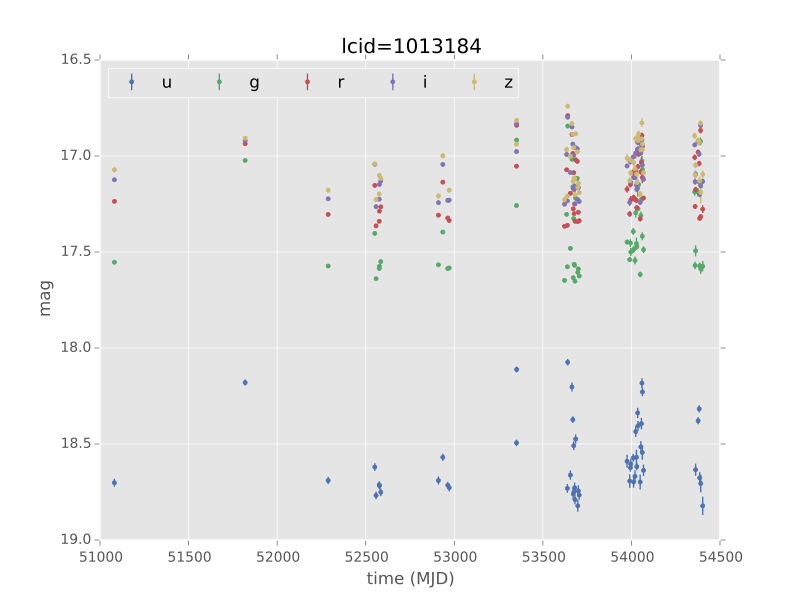

Python code for this plot:
import numpy as np
import matplotlib.pyplot as plt
import matplotlib as mpl

mpl.style.use('ggplot')
mpl.rc('axes', color_cycle=["#4C72B0", "#55A868", "#C44E52",
                            "#8172B2", "#CCB974"])

# Fetch the RRLyrae data
from gatspy import datasets
rrlyrae = datasets.fetch_rrlyrae()

# Select data from the first lightcurve
lcid = rrlyrae.ids[0]
t, mag, dmag, bands = rrlyrae.get_lightcurve(lcid)

# Plot the result
fig, ax = plt.subplots()
for band in 'ugriz':
    mask = (bands == band)
    ax.errorbar(t[mask], mag[mask], dmag[mask], label=band,
                fmt='.', capsize=0)
ax.set(xlabel='time (MJD)', ylabel='mag',
       title='lcid={0}'.format(lcid))
ax.invert_yaxis()
ax.legend(loc='upper left', ncol=5, numpoints=1)
